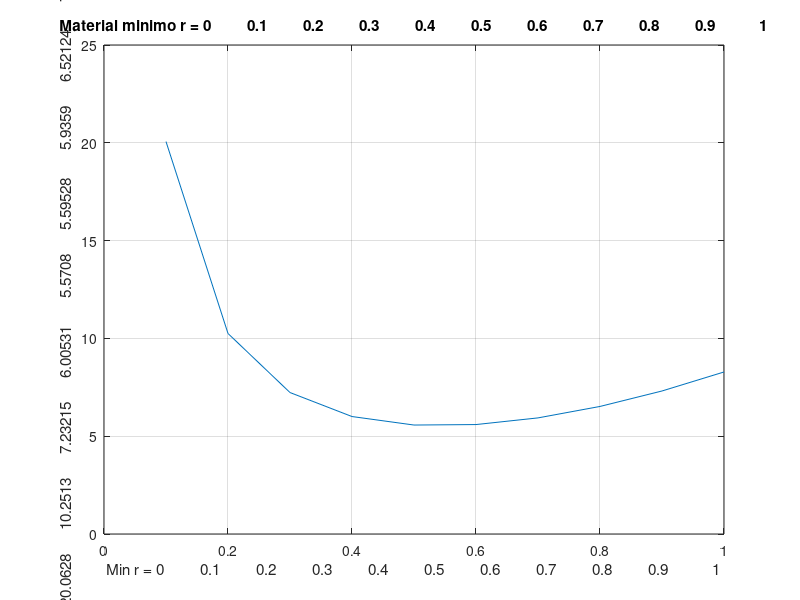

Reproduce this figure in MATLAB.
% Octave Script
%School                :Tecnologico de Estudios Superiores de Jilotepec 
% Materia : Cálculo Diferencial
%Specialty             :Ingeniería en Sistemas Computacionales 
%Grupo :3101
% Title                :Resolución de desigualdades
% Description          :Script para resolver un problema sobre la cantidad minima de material para hacer una lata cilindrica usada para envasar aceite
% Author               :Cristan Miranda Padilla ,  Ambar Itzel Cruz Zarza, Bryan Abner Garcia Cruz 
% Date                 :202123107    , 202123174
% Version              :1
% Usage                :octave>cd/path/
%		                   :octave>ResolucionDesigualdades 
% Notes                :Requiere aplicacion octave, usar la linea de comandos
%                      :https://octaveintro.readthedocs.io/en/latest/index.html
%limpiar variables
clear all
%Uso mínimo de material para una lata cilindrica de aceite
disp ('Material minimo para hacer una  lata cilindrica para envasar aceite.');
disp ('');
%Rango de 0...1 en i = 0.1
r=0:0.1:1;

%valor de la funcion
disp ('valor de la funcion');
ar =@(r) (2*(pi)) * (r.^2) + (2./(r))

%funcion a graficar
y = (2 * (pi))*(r.^2)+(2./(r))

%dibujar r, y
plot(r,y);

grid on;

%Titulo
title(['Material minimo r = ' num2str(r)]);
%Etiqueta para x
xlabel(['Min r = ' num2str(r)]);
%Etiqueta para y
ylabel(['Min y = ' num2str(ar(r))] );
